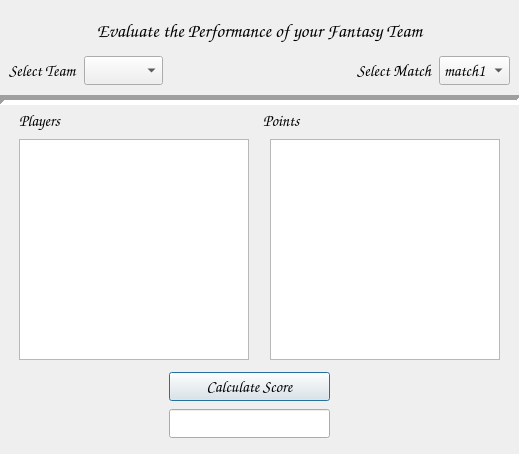
<?xml version="1.0" encoding="UTF-8"?>
<ui version="4.0">
 <class>Dialog</class>
 <widget class="QDialog" name="Dialog">
  <property name="geometry">
   <rect>
    <x>0</x>
    <y>0</y>
    <width>519</width>
    <height>454</height>
   </rect>
  </property>
  <property name="font">
   <font>
    <family>Comic Sans MS</family>
    <pointsize>12</pointsize>
   </font>
  </property>
  <property name="windowTitle">
   <string>Dialog</string>
  </property>
  <widget class="QWidget" name="horizontalLayoutWidget">
   <property name="geometry">
    <rect>
     <x>9</x>
     <y>10</y>
     <width>501</width>
     <height>41</height>
    </rect>
   </property>
   <layout class="QHBoxLayout" name="horizontalLayout">
    <item>
     <widget class="QLabel" name="label">
      <property name="font">
       <font>
        <family>Comic Sans MS</family>
        <pointsize>14</pointsize>
        <weight>75</weight>
        <bold>true</bold>
       </font>
      </property>
      <property name="text">
       <string>Evaluate the Performance of your Fantasy Team</string>
      </property>
      <property name="alignment">
       <set>Qt::AlignCenter</set>
      </property>
     </widget>
    </item>
   </layout>
  </widget>
  <widget class="Line" name="line">
   <property name="geometry">
    <rect>
     <x>0</x>
     <y>90</y>
     <width>521</width>
     <height>20</height>
    </rect>
   </property>
   <property name="lineWidth">
    <number>5</number>
   </property>
   <property name="orientation">
    <enum>Qt::Horizontal</enum>
   </property>
  </widget>
  <widget class="QWidget" name="horizontalLayoutWidget_2">
   <property name="geometry">
    <rect>
     <x>9</x>
     <y>50</y>
     <width>501</width>
     <height>41</height>
    </rect>
   </property>
   <layout class="QHBoxLayout" name="horizontalLayout_2">
    <item>
     <widget class="QLabel" name="label_3">
      <property name="text">
       <string>Select Team</string>
      </property>
     </widget>
    </item>
    <item>
     <widget class="QComboBox" name="cb1"/>
    </item>
    <item>
     <spacer name="horizontalSpacer">
      <property name="orientation">
       <enum>Qt::Horizontal</enum>
      </property>
      <property name="sizeHint" stdset="0">
       <size>
        <width>40</width>
        <height>20</height>
       </size>
      </property>
     </spacer>
    </item>
    <item>
     <widget class="QLabel" name="label_2">
      <property name="text">
       <string>Select Match</string>
      </property>
     </widget>
    </item>
    <item>
     <widget class="QComboBox" name="cb2">
      <item>
       <property name="text">
        <string>match1</string>
       </property>
      </item>
      <item>
       <property name="text">
        <string>match2</string>
       </property>
      </item>
      <item>
       <property name="text">
        <string>match3</string>
       </property>
      </item>
     </widget>
    </item>
   </layout>
  </widget>
  <widget class="QWidget" name="horizontalLayoutWidget_3">
   <property name="geometry">
    <rect>
     <x>19</x>
     <y>139</y>
     <width>481</width>
     <height>221</height>
    </rect>
   </property>
   <layout class="QHBoxLayout" name="horizontalLayout_3">
    <item>
     <widget class="QListWidget" name="list01"/>
    </item>
    <item>
     <spacer name="horizontalSpacer_2">
      <property name="orientation">
       <enum>Qt::Horizontal</enum>
      </property>
      <property name="sizeHint" stdset="0">
       <size>
        <width>40</width>
        <height>20</height>
       </size>
      </property>
     </spacer>
    </item>
    <item>
     <widget class="QListWidget" name="list02"/>
    </item>
   </layout>
  </widget>
  <widget class="QWidget" name="horizontalLayoutWidget_4">
   <property name="geometry">
    <rect>
     <x>19</x>
     <y>100</y>
     <width>481</width>
     <height>41</height>
    </rect>
   </property>
   <layout class="QHBoxLayout" name="horizontalLayout_4">
    <item>
     <widget class="QLabel" name="label_5">
      <property name="text">
       <string>Players</string>
      </property>
     </widget>
    </item>
    <item>
     <widget class="QLabel" name="label_4">
      <property name="text">
       <string>Points</string>
      </property>
     </widget>
    </item>
   </layout>
  </widget>
  <widget class="QWidget" name="verticalLayoutWidget">
   <property name="geometry">
    <rect>
     <x>169</x>
     <y>370</y>
     <width>161</width>
     <height>71</height>
    </rect>
   </property>
   <layout class="QVBoxLayout" name="verticalLayout">
    <item>
     <widget class="QPushButton" name="pushButton">
      <property name="text">
       <string>Calculate Score</string>
      </property>
     </widget>
    </item>
    <item>
     <widget class="QLineEdit" name="lineEdit"/>
    </item>
   </layout>
  </widget>
 </widget>
 <resources/>
 <connections/>
</ui>
